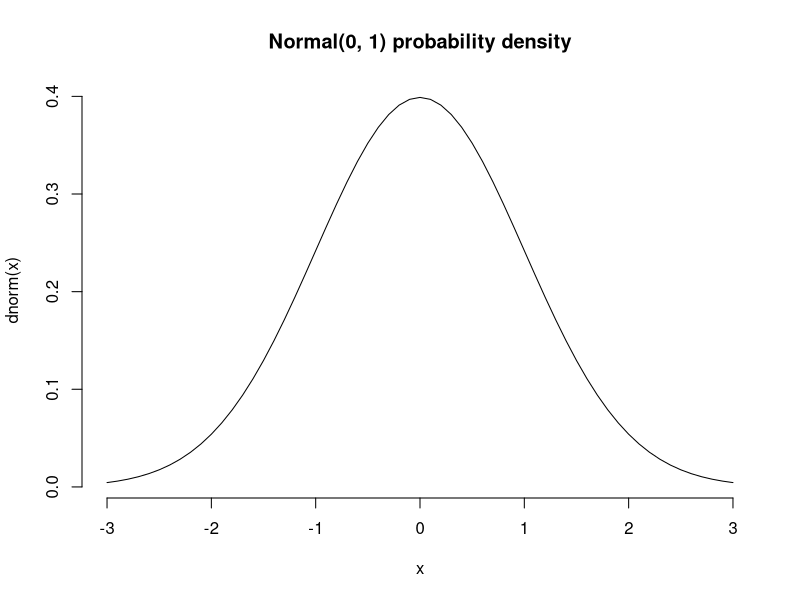
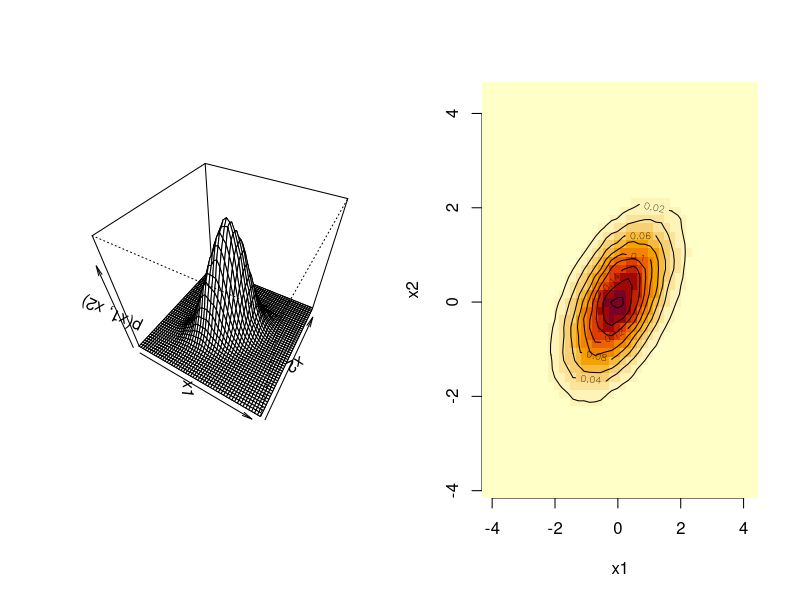
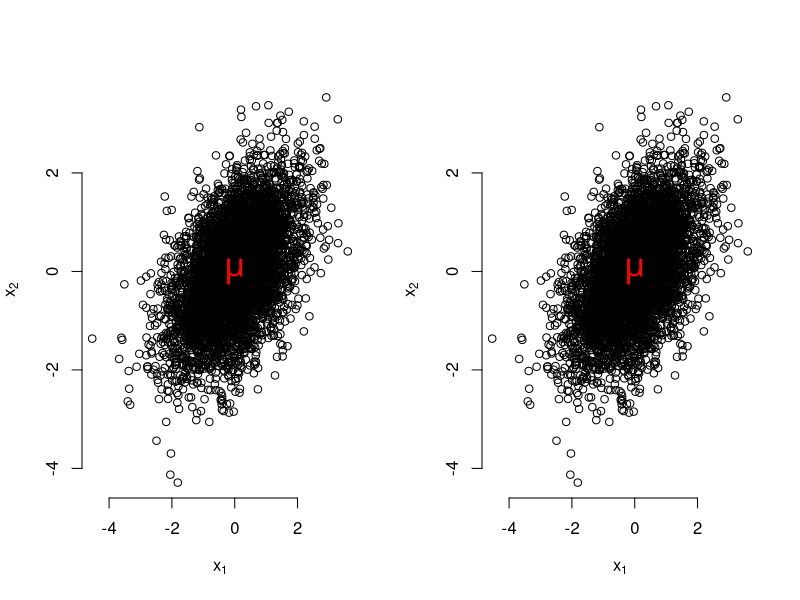
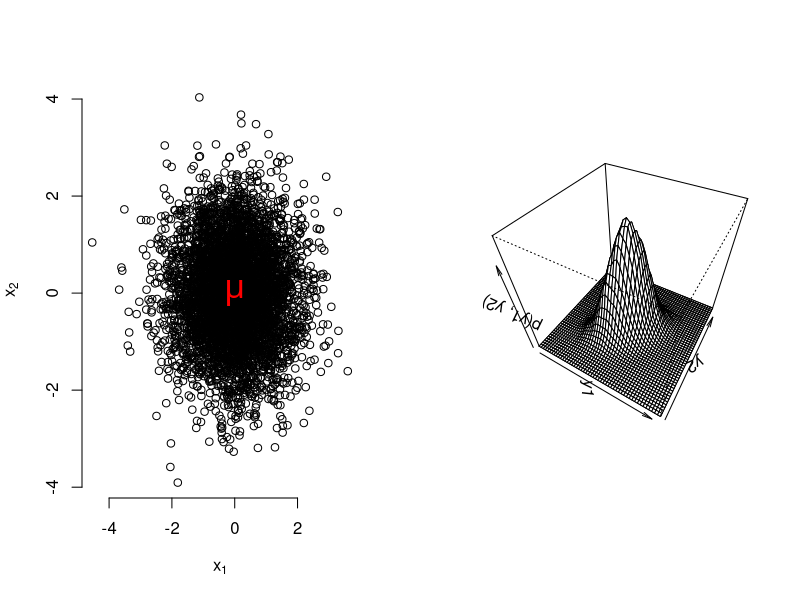
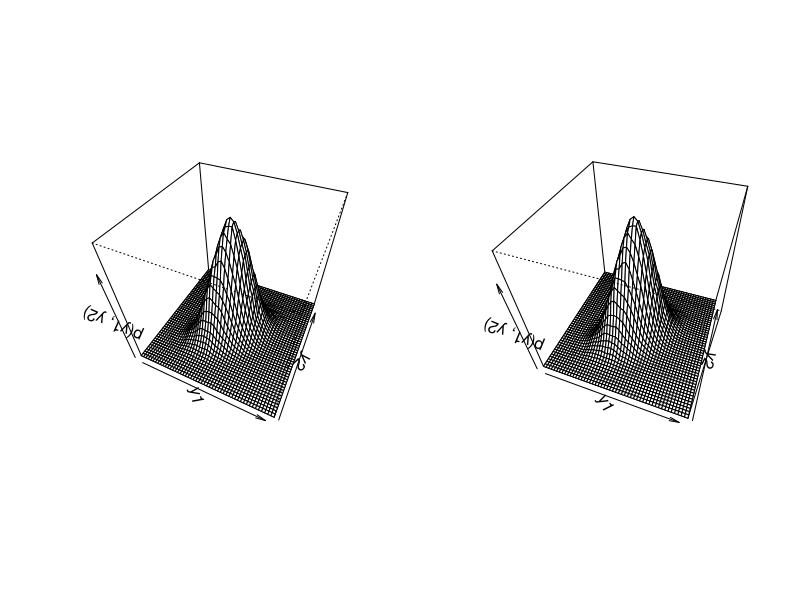
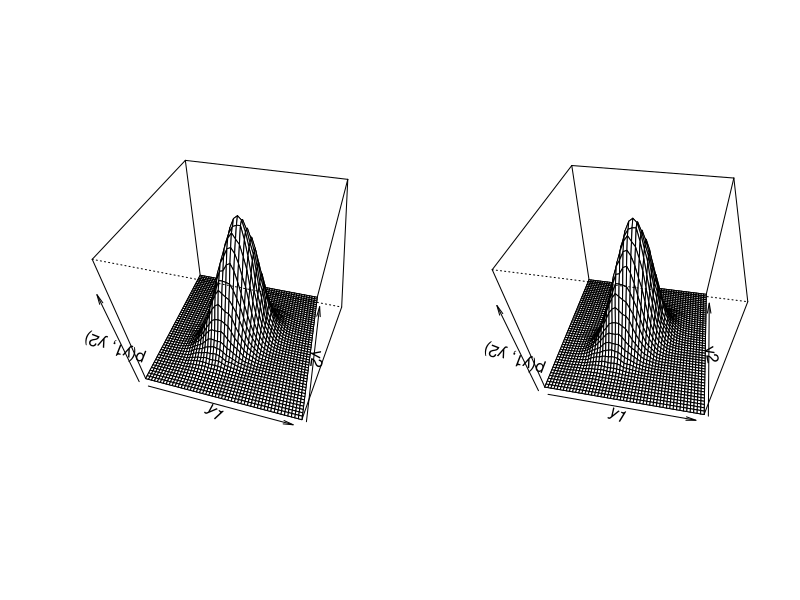
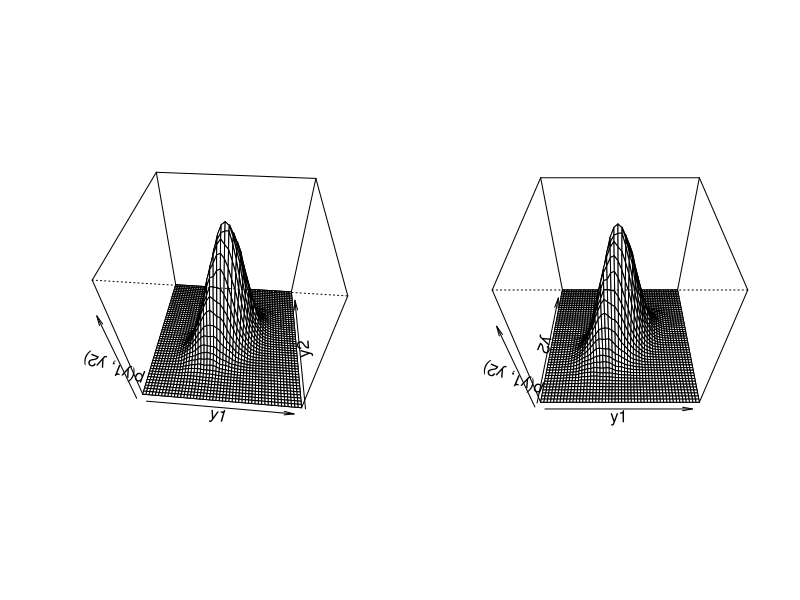
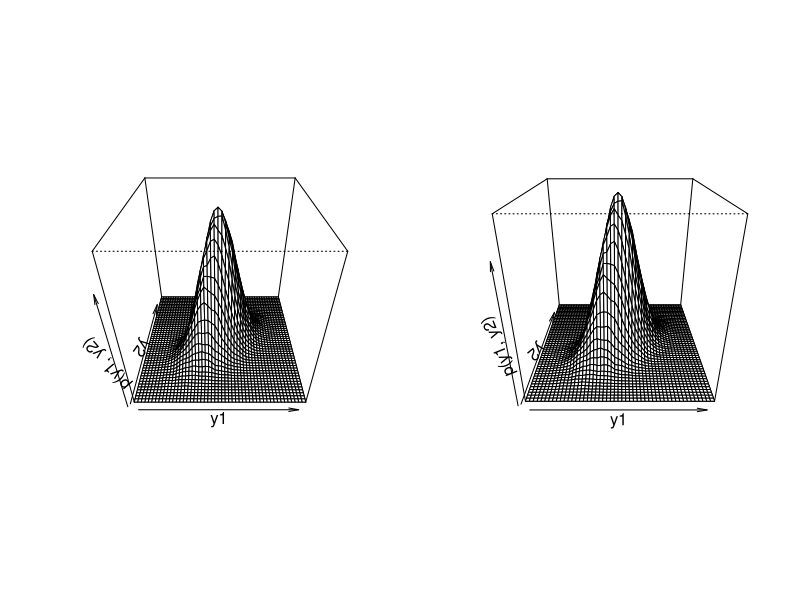

Here is the R script that generated these plots, in order:
## ---- chunk 1
knitr::opts_chunk$set(echo = FALSE)
par(bty='n')
## ---- chunk 2
x <- seq(-3, 3, .1)
plot(x, dnorm(x), type='l', main='Normal(0, 1) probability density')
## ---- chunk 3
# lets first simulate a bivariate normal sample
library(MASS)
bivn <- mvrnorm(100000, mu = c(0, 0), Sigma = matrix(c(1, .5, .5, 1), 2))

# now we do a kernel density estimate
bivn.kde <- kde2d(bivn[,1], bivn[,2], n = 50)

par(mfrow=c(1, 2))
# now plot your results
persp(bivn.kde, phi = 45, theta = 30, xlab='x1', ylab='x2', zlab='p(x1, x2)')

# fancy contour with image
image(bivn.kde, xlab='x1', ylab='x2'); contour(bivn.kde, add = T)
## ---- chunk 4
Sigma <- matrix(c(1, .5, .5, 1), nrow=2)
n <- 10000
z <- matrix(rnorm(n), nrow=nrow(Sigma))
y <- t(chol(Sigma)) %*% z
plot(y[1, ], y[2, ], xlab=expression(x[1]), ylab=expression(x[2]))
text(0, 0, labels=expression(bold(mu)), col='red', cex=2)
## ---- chunk 5
plot(y[1, ], y[2, ], xlab=expression(x[1]), ylab=expression(x[2]))
text(0, 0, labels=expression(bold(mu)), col='red', cex=2)
## ---- chunk 6
Sigma <- matrix(c(1, 0, 0, 1), nrow=2)
y <- t(chol(Sigma)) %*% z
plot(y[1, ], y[2, ], xlab=expression(x[1]), ylab=expression(x[2]))
text(0, 0, labels=expression(bold(mu)), col='red', cex=2)
## ---- chunk 7
persp(bivn.kde, phi = 45, theta = 30, xlab='y1', ylab='y2', zlab='p(y1, y2)')
## ---- chunk 8
persp(bivn.kde, phi = 45, theta = 25, xlab='y1', ylab='y2', zlab='p(y1, y2)')
## ---- chunk 9
persp(bivn.kde, phi = 45, theta = 20, xlab='y1', ylab='y2', zlab='p(y1, y2)')
## ---- chunk 10
persp(bivn.kde, phi = 45, theta = 15, xlab='y1', ylab='y2', zlab='p(y1, y2)')
## ---- chunk 11
persp(bivn.kde, phi = 45, theta = 10, xlab='y1', ylab='y2', zlab='p(y1, y2)')
## ---- chunk 12
persp(bivn.kde, phi = 45, theta = 5, xlab='y1', ylab='y2', zlab='p(y1, y2)')
## ---- chunk 13
persp(bivn.kde, phi = 45, theta = 0, xlab='y1', ylab='y2', zlab='p(y1, y2)')
## ---- chunk 14
persp(bivn.kde, phi = 35, theta = 0, xlab='y1', ylab='y2', zlab='p(y1, y2)')
## ---- chunk 15
persp(bivn.kde, phi = 25, theta = 0, xlab='y1', ylab='y2', zlab='p(y1, y2)')
## ---- chunk 16
persp(bivn.kde, phi = 15, theta = 0, xlab='y1', ylab='y2', zlab='p(y1, y2)')
## ---- chunk 17
persp(bivn.kde, phi = 5, theta = 0, xlab='y1', ylab='y2', zlab='p(y1, y2)')
## ---- chunk 18
persp(bivn.kde, phi = 0, theta = 0, xlab='y1', ylab='y2', zlab='p(y1, y2)')
## ---- chunk 19
persp(bivn.kde, phi = -15, theta = 0, xlab='y1', ylab='y2', zlab='p(y1)')
## ---- chunk 20
persp(bivn.kde, phi = 45, theta = 30, xlab='y1', ylab='y2', zlab='p(y1, y2)')
## ---- chunk 21
n <- 20
x <- rnorm(n)
beta <- c(1, 1, -.5)
X <- matrix(c(rep(1, n), x, x^3), ncol=3)
y <- c(scale(X %*% beta + rnorm(n)))
plot(x, y, ylim=range(y) * 2)
m1 <- lm(y ~ x)
m2 <- lm(y ~ x + I(x^2))
abline(m1)
newx <- seq(min(x), max(x), .01)
p1 <- predict(m1, data.frame(x=newx), interval='prediction')
p2 <- predict(m2, data.frame(x=newx), interval='prediction')
matlines(newx, p1, lty=c(1, 2, 2), col=1)
matlines(newx, p2, lty=c(1, 2, 2), col=2)
## ---- chunk 22
library(scales)
plot(x, y, ylim=range(y) * 2, pch=19)
D <- as.matrix(dist(x))
C <- function(sigma, d, rho){
  stopifnot(sigma > 0)
  stopifnot(rho > 0)
  sigma ^ 2 * exp(-d^2 / (2 * rho ^ 2))
}
sigma_e <- .00001
n_p <- 1000
x_p <- sort(runif(n_p, min(x), max(x)))
d_mat <- as.matrix(dist(x_p))
Emat <- diag(rep(sigma_e^2, n_p))
# simulate realizations
for (i in 1:100){
  sigma <- runif(1, 0, 5)
  rho <- runif(1, 0, 4)
  Cmat <- C(sigma, d_mat, rho)
  L_c <- t(chol(Cmat + Emat))
  z <- rnorm(n_p)
  y_p <- L_c %*% z
  lines(x_p, y_p + mean(y), col=alpha(1, .1))
}
title('Data and realizations from a GP prior')
## ---- chunk 23
d <- seq(0, 1, .01)
sq_exp <- function(d, phi) {
  exp(-d^2 / phi)
}
plot(d, sq_exp(d, .1), type='l', 
     xlab='Distance between x1 & x2', 
     ylab='Correlation: mu(x1) & mu(x2)')
